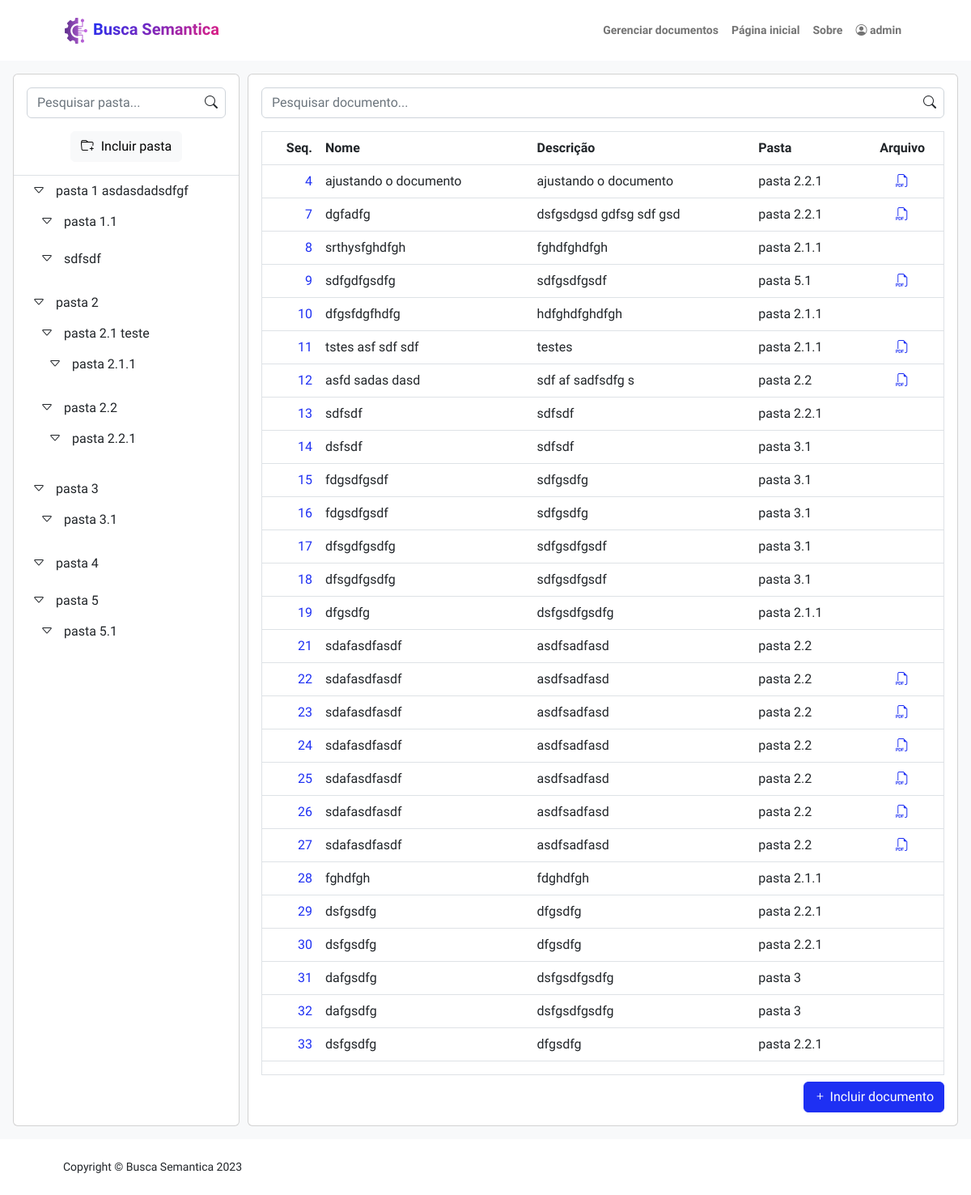
/documents/ (signed in), run on an earlier commit of the app's database.
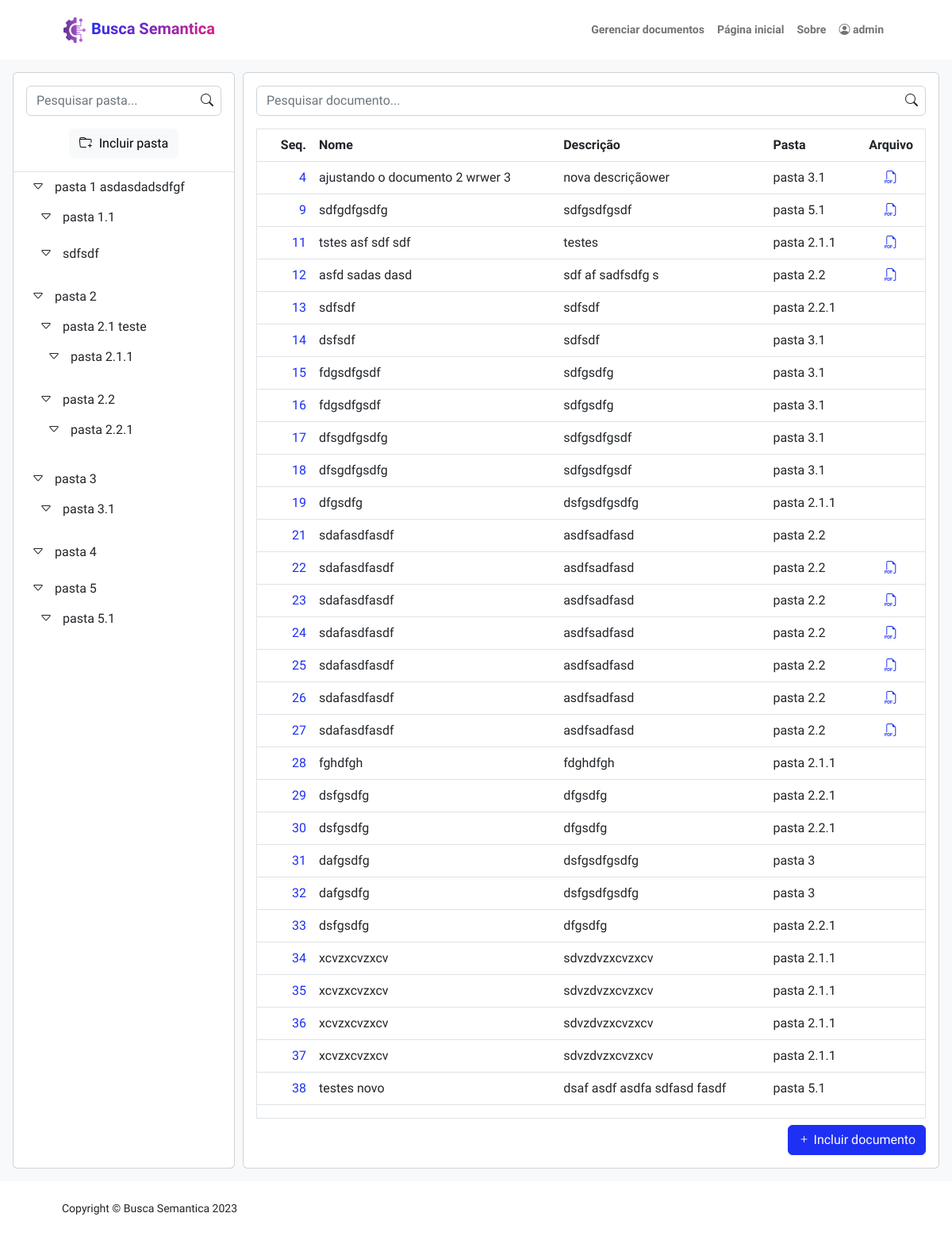
And on a later commit of the database.
### documents/models.py (models this page shows, shortened)
class Folder(models.Model):
    id = models.AutoField(verbose_name="Sequência", primary_key=True, auto_created=True)
    name = models.CharField(verbose_name='Nome', max_length=50)
    id_parent_dir = models.ForeignKey('self', on_delete=models.CASCADE, null=True, blank=True)
    def __str__(self):
        return self.name
    def create_folder_tree():
        def get_child(parent):
            children = Folder.objects.all().filter(id_parent_dir=parent['id'])
            for child in children:
                if ('children' not in parent):
                    parent['children'] = []
                parent['children'].append(get_child({'id': child.id, 'name': child.name, 'parent': parent['id']}))
            return parent
        directories = Folder.objects.all().filter(id_parent_dir=None)
        dirTree = []
        for dir in directories:
            dirTree.append(get_child({'id': dir.id, 'name': dir.name, 'parent': None}))
        return dirTree

class File(models.Model):
    id = models.AutoField(verbose_name="Seq.", primary_key=True, auto_created=True)
    name = models.CharField(verbose_name='Nome', max_length=255)
    file = models.FileField(verbose_name='Arquivo')
    description = models.TextField(verbose_name='Descrição', max_length=255)
    id_folder = models.ForeignKey(Folder, on_delete=models.PROTECT, verbose_name='Pasta')
    dt_created = models.DateTimeField(verbose_name='Data de criação', auto_now_add=True, null=True)
    dt_updated = models.DateTimeField(verbose_name='Data de atualização', auto_now=True, null=True)
    user_created = models.ForeignKey(User, on_delete= models.CASCADE, verbose_name='Criado por: ', related_name='usuario_criacao', null=True)
    user_updated = models.ForeignKey(User, on_delete= models.CASCADE, verbose_name='Atualizado por: ', related_name='usuario_atualizacao', null=True)
    def getColumnsToGrid():
        fields = ['id','name', 'description', 'id_folder', 'file']
        newList = [ {'attname': column, 'verbose_name': str(getattr(File,column).field._verbose_name)} for column in fields if hasattr(File, column)]
        return newList

### documents/views.py (the view)
# urls.py: path('', views.document_list, name='list'),
@login_required(redirect_field_name="users:login")
def document_list(request):
    metadata = {
        'columns': File.getColumnsToGrid(),
        'content': File.objects.all()
    }
    return render(request, 'documents/list.html', {'metadata' : metadata,'formFolder': FolderForm(),'folders': Folder.create_folder_tree(), 'folders_list' : Folder.objects.all()})

### documents/forms.py
class FolderForm(forms.ModelForm):
    def __init__(self, *args, **kwargs):
        super(FolderForm, self).__init__(*args, **kwargs)
        self.fields['id_parent_dir'].queryset = Folder.objects.exclude(id=self.instance.pk)
    id = forms.CharField(max_length=255, widget=forms.HiddenInput(), required=False)
    name = forms.CharField(label='Nome', max_length=255)
    id_parent_dir = forms.ModelChoiceField(queryset=Folder.objects.all())
    class Meta:
        model = Folder
        exclude = []

### documents/templatetags/controllForms.py (called while the page is built)
@register.filter
def get_obj_attr(obj, attr):
    return getattr(obj, attr)

@register.filter
def get_obj_id(obj, attr):
    return getattr(obj, attr).id

### documents/templates/documents/list.html (shortened to what this page needs)
{% extends "BuscaSemantica/base.html" %}
{% block content %}
{% load controllForms %}
<div class="p-3 bg-light h-100">
    <div class="d-flex flex-row h-100">
        <div class="card d-flex flex-column flex-shrink-0 h-100" style="margin-right: 10px; width: 280px;">
            {% include "documents/folder-tree/folder-tree.html" with folder_tree=folders %}
        </div>
        <div class="card d-flex flex-column flex-shrink-0 p-3 h-100" style="width: calc(100% - 290px);">
            <div class="inner-addon right-addon">
                <input class="form-control" id="doc-name" type="text" placeholder="Pesquisar documento..." data-sb-validations="required" />
            </div>
            <div class='py-2 w-100' id='filter-folder'>
            </div>
            <div class='overflow-auto border' style="height: calc(100% - 38px);">
                <table class="table table-hover">
                    <thead>
                    <tr>
                        {% for column in metadata.columns %}
                            {%if column.attname == 'id' %}
                                <th style="text-align: right">{{column.verbose_name}}</th>
                            {% elif column.attname == 'file' %}
                                <th scope="col" class="text-center">{{column.verbose_name}}</th>
                            {% else %}
                                <th scope="col">{{column.verbose_name}}</th>
                            {% endif %}
                        {% endfor %}
                    </tr>
                    </thead>
                    <tbody>
                        {% for row in metadata.content %}
                            <tr data-bs-toggle="tooltip" data-bs-placement="top" title="{{ row.name }}">
                                {% for column in metadata.columns %}
                                    {%if column.attname == 'id' %}
                                        <td class='{{column.attname}}' style="text-align: right; width: 70px;">
                                            <a class="nav-link text-primary d-flex flex-row justify-content-end " href="{% url 'documents:edit' row.id %}">
                                                <span>{{row|get_obj_attr:column.attname}} </span>
                                            </a>
                                        </td>
                                    {% elif column.attname == 'file' %}
                                        <td class="text-center {{column.attname}}">
                                            {%if row|get_obj_attr:column.attname %}
                                                <a href="/media/{{row|get_obj_attr:column.attname}}" download>
                                                    <i class="bi bi-filetype-pdf" data-bs-toggle="tooltip" data-bs-placement="top" title="Fazer download do arquivo"></i>
                                                </a>
                                            {% endif %}
                                            </td>
                                    {% elif column.attname == 'id_folder' %}
                                        <td class='{{column.attname}}' data-id="{{row|get_obj_id:column.attname}}">{{row|get_obj_attr:column.attname}} </td>
                                    {% else %}
                                        <td class='{{column.attname}}'>{{row|get_obj_attr:column.attname}} </td>
                                    {% endif %}
                                {% endfor %}
                            </tr>
                        {% endfor %}
                    </tbody>
                </table>
            </div>
            <div class="d-flex flex-row  flex-row-reverse pt-2">
                <a href="{% url 'documents:add' %}" class="btn btn-primary text-nowrap" tabindex="-1" role="button" aria-disabled="true"> <i class="bi bi-plus"></i>  <span class="text-nowrap">Incluir documento</span></a>
            </div>
        </div>
    </div>
</div>
{% endblock %}

### documents/templates/documents/folder-tree/folder-tree-item.html
    {% for child in item %}
    <li class="mb-1" style='margin-left:10px'>
        <div class="dropdown-context-menu tree-item d-flex flex-row align-items-center" data-id="{{child.id}}" data-name="{{child.name}}" data-parent="{{child.parent|default_if_none:''}}" >
            <button class="btn btn-toggle align-items-center rounded " data-bs-toggle="collapse" data-bs-target="#folder-{{child.id}}" aria-expanded="false">
                <i class="bi bi-caret-right"></i>
            </button>
            <span role="button" class='selection-element d-flex w-100'>{{child.name}}</span>
        </div>
        <div class="collapse show" id="folder-{{child.id}}">
            <ul class="list-unstyled btn-toggle-nav fw-normal pb-1">
            {% if child.children is not None %}
                {%include "documents/folder-tree/folder-tree-item.html" with item=child.children %}
            {% endif %}
            </ul>
        </div>
    </li>
    {% endfor %}

What changed in the data, as far as the page shows it:
removed File: columns "7", columns "dgfadfg" "dsfgsdgsd gdfsg sdf gsd", columns "pasta 2.2.1"
removed File: columns "8", columns "srthysfghdfgh" "fghdfghdfgh", columns "pasta 2.1.1"
removed File: columns "10", columns "dfgsfdgfhdfg" "hdfghdfghdfgh", columns "pasta 2.1.1"
changed File id 4: id_folder_id 10 → 11 (drawn)
added File: columns "34", columns "xcvzxcvzxcv" "sdvzdvzxcvzxcv", columns "pasta 2.1.1"
added File: columns "35", columns "xcvzxcvzxcv" "sdvzdvzxcvzxcv", columns "pasta 2.1.1"
added File: columns "36", columns "xcvzxcvzxcv" "sdvzdvzxcvzxcv", columns "pasta 2.1.1"
added File: columns "37", columns "xcvzxcvzxcv" "sdvzdvzxcvzxcv", columns "pasta 2.1.1"
added File: columns "38", columns "testes novo" "dsaf asdf asdfa sdfasd fasdf", columns "pasta 5.1"
Also different on the page:
new list line: "ajustando o documento 2 wrwer 3"
new list line: "nova descriçãower"
new list line: "pasta 3.1"
list line gone: "ajustando o documento"
list line gone: "pasta 2.2.1"
